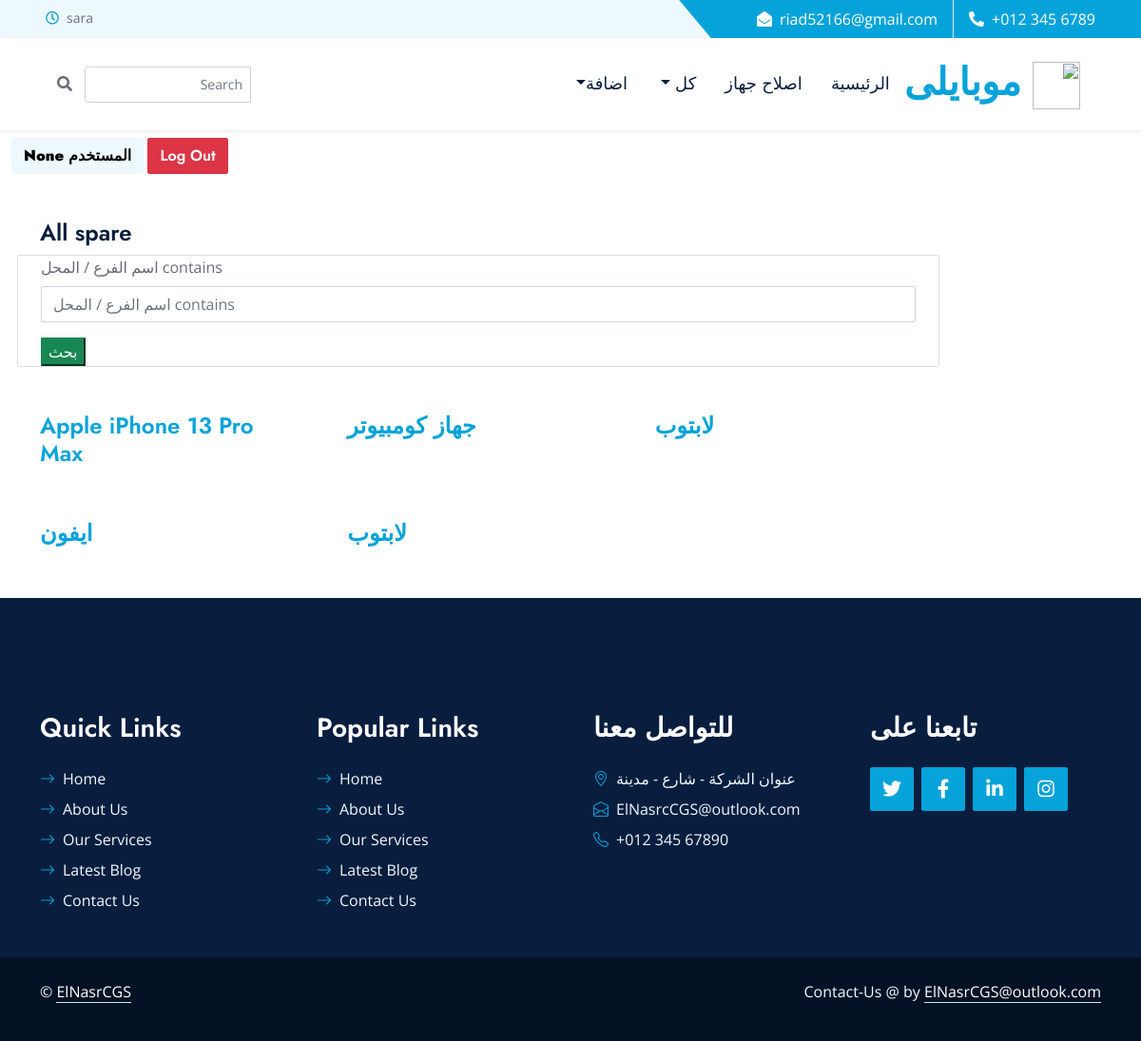
Screenshot of /all_spare (signed in) with the database file from the repository.
### app/profile/models.py (models this page shows, shortened)
class User(AbstractUser):
    is_customer = models.BooleanField(default=False)
    is_tager = models.BooleanField(default=False)

class Profile(models.Model):
    pos_site = (
        ('admin','Admin'),
        ('Customer','Customer'),
        ('Tager','Tager'),
        )
    user = models.OneToOneField(User , on_delete=models.CASCADE)
    first_name = models.CharField(max_length=50 ,verbose_name="الاسم الاول", blank=True, null=True)
    last_name = models.CharField(max_length=50 ,verbose_name="اللقب", blank=True, null=True)
    phone_number = models.CharField(max_length=11,verbose_name="رقم التليفون",null=True , blank=True)
    phone_number2 = models.CharField(max_length=11,verbose_name="رقم التليفون 2",null=True , blank=True)
    addres = models.CharField(max_length=300 ,verbose_name="العنوان", blank=True, null=True)
    area = models.CharField(max_length=50 ,verbose_name="المنقطة", blank=True, null=True)
    mailo = models.EmailField(max_length=254,verbose_name="ايميل (بالشركة)", blank=True, null=True)
    image = models.ImageField(upload_to="Profiles/",verbose_name="صورة شخصية",blank=True, null=True)
    stores = models.ManyToManyField('app.Store',verbose_name="الفروع المسئول عنها",blank=True)
    title = models.CharField(max_length=50 ,verbose_name="المسمى الوظيفى", blank=True, null=True)
    pos_in_store = models.CharField(max_length=50 ,choices=pos_site,verbose_name="صفته بالموقع", blank=True, null=True)
    slug = models.SlugField(("Slug"),blank=True,null=True)

### app/models.py (models this page shows, shortened)
class Spare(models.Model):
    name = models.CharField(max_length=50, blank=True, null=True ,verbose_name=("اسم القطعة"))
    fault = models.CharField(max_length=50, verbose_name=(" العطل الناتج عن تلف القطعة"), choices=fault_tocustomer, blank=True, null=True,)
    name_to_cstmr = models.CharField(max_length=50, verbose_name=("نوع القطعة"), choices=spareparts, blank=True, null=True,)
    device = models.ForeignKey(Device ,verbose_name=("اسم الجهاز"), blank=True, null=True, on_delete=models.PROTECT)
    quality = models.CharField(max_length=200 , choices=quality_category, verbose_name=('جودة القطعة'), blank=True, null=True,)
    quality_degree = models.CharField(max_length=20, verbose_name=("درجة الجودة"),choices=quality_degree , blank=True, null=True,)
    cost = models.DecimalField(max_digits=6,verbose_name=("تكلفة القطعة"), decimal_places=2, blank=True, null=True)
    brand_dev = models.ForeignKey(Brand , related_name='Brandspr' , blank=True, null=True , verbose_name=("اسم البراند"), on_delete=models.PROTECT)
    delivery = models.CharField(max_length=100 , blank=True, null=True )
    price = models.IntegerField( verbose_name=("السعر"))
    stotre = models.ForeignKey(Store , blank=True, null=True, on_delete=models.PROTECT)
    price_in_trade_in_offer = models.CharField(max_length=200, blank=True, null=True)
    slug = models.SlugField(("Slug"),blank=True,null=True)

### app/views.py (the view)
# urls.py: path('all_spare',all_spare,name='all_spare'),
@login_required(login_url='login')
def all_spare(request):
    all_spare =  Spare.objects.all()
    spare_filter = StoreFilter()
    if request.GET:
        spare_filter = StoreFilter(request.GET)
        all_spare = StoreFilter(request.GET).qs ## Query_set
    else:
         spare_filter = StoreFilter()
    context = {
        'all_spare': all_spare,
        'spare_filter':spare_filter
    }
    return render(request,'spare/all_spare.html',context)

### templates/spare/all_spare.html
{% extends 'base.html' %}
{% load static %}
{% load bootstrap5 %}
{% block main %}
    <div class="contianer">
        <h4>All spare</h4>
        <div class="row g-5 mb-5">
            <div class="col-lg-10">
                <div class="row g-5">
                    <div class="card ">
                        <form action="" method="get">
                            {% bootstrap_form spare_filter.form %}
                            <button class="btn-success" type="submit">بحث</button>
                        </form>
                    </div>
                    {% for dev in all_spare %}
                    <div class="col-md-4 service-item wow zoomIn" data-wow-delay="0.6s">
                        <div class="card-title">
                            <h4><a href="{% url 'spare_detail' dev.slug %}">{{dev.name}}</a></h4>
                        </div>
                    </div>
                    {% endfor %}
                </div>
            </div>
        </div>
    </div>
{% endblock main %}

### templates/parts/header.html (shortened to what this page needs)
{% load static %}
<section class="head">
    <div class="container-fluid bg-light ps-5 pe-0 d-none d-lg-block">
        <div class="row gx-0">
            <div class="col-md-6 text-center text-lg-start mb-2 mb-lg-0">
                <div class="d-inline-flex align-items-center">
                    <small class="py-2"><i class="far fa-clock text-primary me-2"></i>sara</small>
                </div>
            </div>
            <div class="col-md-6 text-center text-lg-end">
                <div class="position-relative d-inline-flex align-items-center bg-primary text-white top-shape px-5">
                    <div class="me-3 pe-3 border-end py-2">
                        <p class="m-0"><i class="fa fa-envelope-open me-2"></i>riad52166@gmail.com</p>
                    </div>
                    <div class="py-2">
                        <p class="m-0"><i class="fa fa-phone-alt me-2"></i>+012 345 6789</p>
                    </div>
                </div>
            </div>
        </div>
    </div>
    <nav dir="rtl" class="justify-content-between navbar rtl navbar-expand-lg bg-white navbar-light shadow-sm px-5 py-3 py-lg-0">
        <a href="{% url 'home'%}" class="navbar-brand p-0">
            <h1 class="m-0 text-primary"> <img width="50px" height="50px" src="{% static 'img/logo.jpg' %}" alt=""> </i>موبايلى</h1>
        </a>
        <div class="collapse navbar-collapse" id="navbarCollapse">
            <div class="navbar-nav ms-auto py-0">
                {% if request.path == "/"%}
                <a href="{% url 'home'%}" class="nav-item nav-link active">الرئيسية</a>
                {% elif request.path == "/all_brands" %}
                {% else %}
                <a href="{% url 'home'%}" class="nav-item nav-link">الرئيسية</a>
                {% endif %}
                <a href="{% url 'fix_device' %}" class="nav-item nav-link">اصلاح جهاز</a>
                <div class="nav-item dropdown">
                    <a href="#" class="nav-link dropdown-toggle" data-bs-toggle="dropdown"> كل </a>
                </div>
                <div class="nav-item dropdown">
                    <a href="#" class="nav-link dropdown-toggle" data-bs-toggle="dropdown">اضافة</a>
                </div>
            </div>
            <form method="GET" action="{%url 'all_devices'%}" class="form-inline ml-3">
                <div class="input-group input-group-sm">
                  <input class="form-control form-control-navbar" name="search_name" type="search" placeholder="Search" aria-label="Search">
                  <div class="input-group-append">
                    <button class="btn btn-navbar" type="submit">
                      <i class="fas fa-search"></i>
                    </button>
                  </div>
                </div>
            </form>
        </div>
    </nav>
    <div class="container-fluid mt-2">
        <div class="row gx-0">
            <div class="col-md-6 text-center text-lg-start mb-2 mb-lg-0">
                {% if user.is_authenticated %}
                <button type="button" class="btn btn-light"><b>{{ user.profile.first_name }}</b> المستخدم </button>
                <a href="{% url 'logout' %}" class="btn btn-danger">Log Out</a> {% endif %}
            </div>
        </div>
    </div>
</section>

### app/static/css/style.css (style rules this page uses)
:root { --primary: #06A3DA; --secondary: #F57E57; --light: #EEF9FF; --dark: #091E3E; }
h1, h2, .font-weight-bold { font-weight: 700 !important; }
h3, h4, .font-weight-semi-bold { font-weight: 600 !important; }
.btn { font-family: 'Jost', sans-serif; font-weight: 600; transition: .5s; }
.top-shape::before { position: absolute; content: ""; width: 35px; height: 100%; top: 0; left: -17px; background: var(--primary); transform: skew(40deg); }
.navbar-light .navbar-nav .nav-link { font-family: 'Jost', sans-serif; padding: 35px 15px; font-size: 18px; color: var(--dark); outline: none; transition: .5s; }

### rows the page displays
User: profile.first_name "None"
Spare: name "Apple iPhone 13 Pro Max"
Spare: name "جهاز كومبيوتر"
Spare: name "لابتوب"
Spare: name "ايفون"
Spare: name "لابتوب"
